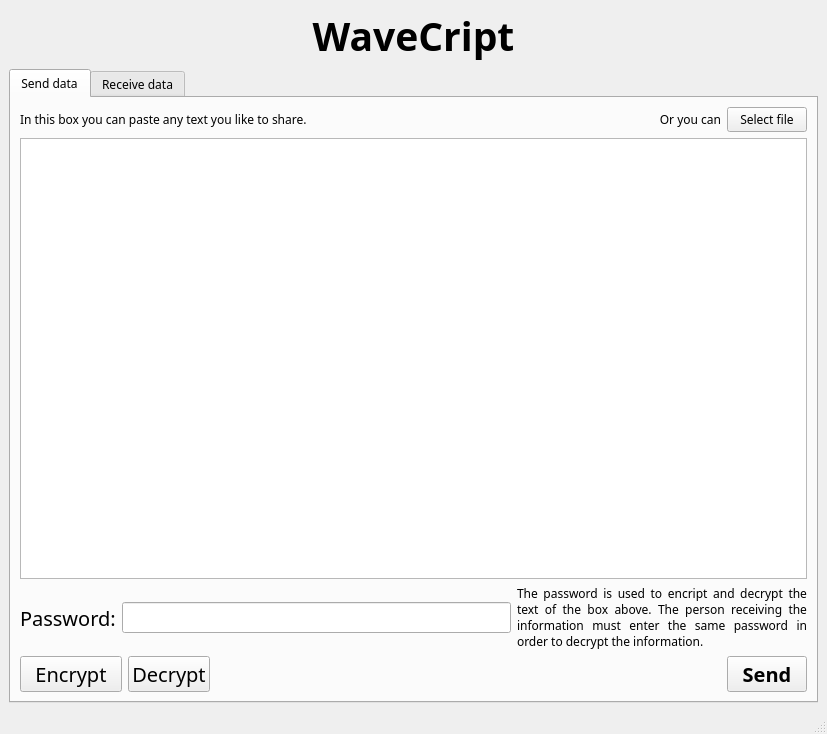
<?xml version="1.0" encoding="UTF-8"?>
<ui version="4.0">
 <class>MainWindow</class>
 <widget class="QMainWindow" name="MainWindow">
  <property name="geometry">
   <rect>
    <x>0</x>
    <y>0</y>
    <width>827</width>
    <height>734</height>
   </rect>
  </property>
  <property name="font">
   <font>
    <family>Sans Serif</family>
    <pointsize>9</pointsize>
    <bold>false</bold>
    <stylestrategy>PreferDefault</stylestrategy>
    <kerning>true</kerning>
   </font>
  </property>
  <property name="windowTitle">
   <string notr="true">WaveCrypt</string>
  </property>
  <widget class="QWidget" name="centralwidget">
   <layout class="QGridLayout" name="gridLayout_2">
    <item row="0" column="0">
     <widget class="QLabel" name="label">
      <property name="font">
       <font>
        <family>Sans Serif</family>
        <pointsize>29</pointsize>
        <bold>true</bold>
        <stylestrategy>PreferDefault</stylestrategy>
        <kerning>true</kerning>
       </font>
      </property>
      <property name="cursor">
       <cursorShape>ArrowCursor</cursorShape>
      </property>
      <property name="text">
       <string notr="true">WaveCript</string>
      </property>
      <property name="alignment">
       <set>Qt::AlignCenter</set>
      </property>
      <property name="wordWrap">
       <bool>false</bool>
      </property>
     </widget>
    </item>
    <item row="1" column="0">
     <widget class="QTabWidget" name="tabWidget">
      <property name="currentIndex">
       <number>0</number>
      </property>
      <widget class="QWidget" name="SendTab">
       <attribute name="title">
        <string>Send data</string>
       </attribute>
       <layout class="QGridLayout" name="gridLayout_3">
        <item row="0" column="9">
         <widget class="QPushButton" name="pushButton_2">
          <property name="text">
           <string>Select file</string>
          </property>
         </widget>
        </item>
        <item row="2" column="1" colspan="6">
         <widget class="QLineEdit" name="lineEdit">
          <property name="font">
           <font>
            <family>Sans Serif</family>
            <pointsize>12</pointsize>
            <bold>false</bold>
            <stylestrategy>PreferDefault</stylestrategy>
            <kerning>true</kerning>
           </font>
          </property>
          <property name="toolTip">
           <string/>
          </property>
          <property name="text">
           <string/>
          </property>
         </widget>
        </item>
        <item row="3" column="0" colspan="2">
         <widget class="QPushButton" name="pushButton_3">
          <property name="font">
           <font>
            <family>Sans Serif</family>
            <pointsize>15</pointsize>
            <bold>false</bold>
            <stylestrategy>PreferDefault</stylestrategy>
            <kerning>true</kerning>
           </font>
          </property>
          <property name="text">
           <string>Encrypt</string>
          </property>
         </widget>
        </item>
        <item row="0" column="0" colspan="6">
         <widget class="QLabel" name="label_3">
          <property name="text">
           <string>In this box you can paste any text you like to share.</string>
          </property>
         </widget>
        </item>
        <item row="2" column="0">
         <widget class="QLabel" name="label_4">
          <property name="font">
           <font>
            <family>Sans Serif</family>
            <pointsize>15</pointsize>
            <bold>false</bold>
            <stylestrategy>PreferDefault</stylestrategy>
            <kerning>true</kerning>
           </font>
          </property>
          <property name="text">
           <string>Password:</string>
          </property>
         </widget>
        </item>
        <item row="0" column="8">
         <widget class="QLabel" name="label_5">
          <property name="text">
           <string>Or you can</string>
          </property>
          <property name="alignment">
           <set>Qt::AlignRight|Qt::AlignTrailing|Qt::AlignVCenter</set>
          </property>
         </widget>
        </item>
        <item row="3" column="9">
         <widget class="QPushButton" name="pushButton">
          <property name="font">
           <font>
            <family>Sans Serif</family>
            <pointsize>15</pointsize>
            <bold>true</bold>
            <stylestrategy>PreferDefault</stylestrategy>
            <kerning>true</kerning>
           </font>
          </property>
          <property name="text">
           <string>Send</string>
          </property>
         </widget>
        </item>
        <item row="3" column="5" colspan="4">
         <spacer name="horizontalSpacer">
          <property name="orientation">
           <enum>Qt::Horizontal</enum>
          </property>
          <property name="sizeHint" stdset="0">
           <size>
            <width>411</width>
            <height>20</height>
           </size>
          </property>
         </spacer>
        </item>
        <item row="0" column="6" colspan="2">
         <spacer name="horizontalSpacer_2">
          <property name="orientation">
           <enum>Qt::Horizontal</enum>
          </property>
          <property name="sizeHint" stdset="0">
           <size>
            <width>227</width>
            <height>20</height>
           </size>
          </property>
         </spacer>
        </item>
        <item row="1" column="0" colspan="10">
         <widget class="QPlainTextEdit" name="plainTextEdit">
          <property name="plainText">
           <string/>
          </property>
         </widget>
        </item>
        <item row="2" column="7" colspan="3">
         <widget class="QLabel" name="label_6">
          <property name="text">
           <string>The password is used to encript and decrypt the text of the box above. The person receiving the information must enter the same password in order to decrypt the information.</string>
          </property>
          <property name="textFormat">
           <enum>Qt::PlainText</enum>
          </property>
          <property name="scaledContents">
           <bool>false</bool>
          </property>
          <property name="alignment">
           <set>Qt::AlignJustify|Qt::AlignVCenter</set>
          </property>
          <property name="wordWrap">
           <bool>true</bool>
          </property>
          <property name="margin">
           <number>4</number>
          </property>
          <property name="indent">
           <number>-1</number>
          </property>
         </widget>
        </item>
        <item row="3" column="3">
         <spacer name="horizontalSpacer_3">
          <property name="orientation">
           <enum>Qt::Horizontal</enum>
          </property>
          <property name="sizeHint" stdset="0">
           <size>
            <width>40</width>
            <height>20</height>
           </size>
          </property>
         </spacer>
        </item>
        <item row="3" column="2">
         <widget class="QPushButton" name="pushButton_4">
          <property name="font">
           <font>
            <family>Sans Serif</family>
            <pointsize>15</pointsize>
            <bold>false</bold>
            <stylestrategy>PreferDefault</stylestrategy>
            <kerning>true</kerning>
           </font>
          </property>
          <property name="text">
           <string>Decrypt</string>
          </property>
         </widget>
        </item>
       </layout>
      </widget>
      <widget class="QWidget" name="ReciveTab">
       <attribute name="title">
        <string>Receive data</string>
       </attribute>
       <layout class="QGridLayout" name="gridLayout_4">
        <item row="1" column="8">
         <widget class="QPushButton" name="pushButton_9">
          <property name="text">
           <string>Copy</string>
          </property>
         </widget>
        </item>
        <item row="1" column="0" colspan="5">
         <widget class="QLabel" name="label_8">
          <property name="text">
           <string>The information you receive from another user will appear on this box.</string>
          </property>
         </widget>
        </item>
        <item row="1" column="9">
         <widget class="QPushButton" name="pushButton_7">
          <property name="text">
           <string>save</string>
          </property>
         </widget>
        </item>
        <item row="2" column="0" colspan="10">
         <widget class="QPlainTextEdit" name="plainTextEdit_2">
          <property name="readOnly">
           <bool>true</bool>
          </property>
          <property name="plainText">
           <string/>
          </property>
         </widget>
        </item>
        <item row="4" column="0">
         <widget class="QPushButton" name="pushButton_8">
          <property name="font">
           <font>
            <family>Sans Serif</family>
            <pointsize>15</pointsize>
            <bold>false</bold>
            <stylestrategy>PreferDefault</stylestrategy>
            <kerning>true</kerning>
           </font>
          </property>
          <property name="text">
           <string>Encrypt</string>
          </property>
         </widget>
        </item>
        <item row="1" column="5" colspan="3">
         <spacer name="horizontalSpacer_5">
          <property name="orientation">
           <enum>Qt::Horizontal</enum>
          </property>
          <property name="sizeHint" stdset="0">
           <size>
            <width>204</width>
            <height>22</height>
           </size>
          </property>
         </spacer>
        </item>
        <item row="4" column="9">
         <widget class="QPushButton" name="pushButton_6">
          <property name="font">
           <font>
            <family>Sans Serif</family>
            <pointsize>15</pointsize>
            <bold>true</bold>
            <stylestrategy>PreferDefault</stylestrategy>
            <kerning>true</kerning>
           </font>
          </property>
          <property name="text">
           <string>Recieve</string>
          </property>
         </widget>
        </item>
        <item row="3" column="6" colspan="4">
         <widget class="QLabel" name="label_10">
          <property name="text">
           <string>The password is used to encript and decrypt the text of the box above. The person receiving the information must enter the same password in order to decrypt the information.</string>
          </property>
          <property name="textFormat">
           <enum>Qt::PlainText</enum>
          </property>
          <property name="scaledContents">
           <bool>false</bool>
          </property>
          <property name="alignment">
           <set>Qt::AlignJustify|Qt::AlignVCenter</set>
          </property>
          <property name="wordWrap">
           <bool>true</bool>
          </property>
         </widget>
        </item>
        <item row="4" column="4" colspan="5">
         <spacer name="horizontalSpacer_4">
          <property name="orientation">
           <enum>Qt::Horizontal</enum>
          </property>
          <property name="sizeHint" stdset="0">
           <size>
            <width>296</width>
            <height>33</height>
           </size>
          </property>
         </spacer>
        </item>
        <item row="3" column="0">
         <widget class="QLabel" name="label_9">
          <property name="font">
           <font>
            <family>Sans Serif</family>
            <pointsize>15</pointsize>
            <bold>false</bold>
            <stylestrategy>PreferDefault</stylestrategy>
            <kerning>true</kerning>
           </font>
          </property>
          <property name="text">
           <string>Password:</string>
          </property>
         </widget>
        </item>
        <item row="4" column="2">
         <spacer name="horizontalSpacer_6">
          <property name="orientation">
           <enum>Qt::Horizontal</enum>
          </property>
          <property name="sizeHint" stdset="0">
           <size>
            <width>193</width>
            <height>20</height>
           </size>
          </property>
         </spacer>
        </item>
        <item row="4" column="1">
         <widget class="QPushButton" name="pushButton_5">
          <property name="font">
           <font>
            <family>Sans Serif</family>
            <pointsize>15</pointsize>
            <bold>false</bold>
            <stylestrategy>PreferDefault</stylestrategy>
            <kerning>true</kerning>
           </font>
          </property>
          <property name="text">
           <string>Decrypt</string>
          </property>
         </widget>
        </item>
        <item row="3" column="1" colspan="5">
         <widget class="QLineEdit" name="lineEdit_2">
          <property name="font">
           <font>
            <family>Sans Serif</family>
            <pointsize>12</pointsize>
            <bold>false</bold>
            <stylestrategy>PreferDefault</stylestrategy>
            <kerning>true</kerning>
           </font>
          </property>
          <property name="toolTip">
           <string/>
          </property>
          <property name="text">
           <string/>
          </property>
         </widget>
        </item>
       </layout>
      </widget>
     </widget>
    </item>
   </layout>
  </widget>
  <widget class="QMenuBar" name="menubar">
   <property name="geometry">
    <rect>
     <x>0</x>
     <y>0</y>
     <width>827</width>
     <height>22</height>
    </rect>
   </property>
  </widget>
  <widget class="QStatusBar" name="statusbar"/>
 </widget>
 <resources/>
 <connections/>
</ui>
